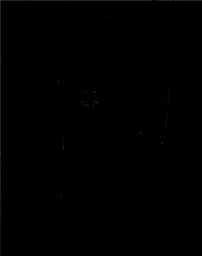
#> input picture img/new_hb_2.jpg, 202 x 256 px, shrunk from 700 x 886 before the run
$ python canny_alg_nikita.py
#> lines starting #> are read from the running program, lines starting #| are printed output that depends on the picture; after the words box and inside, x2 and y2 are one past the last pixel; in counts of white or black regions, pixels touching at a corner belong together
#> in main, img1 is the input picture: shape (256, 202, 3); min 0, max 67, mean 0.4
import cv2
import numpy as np
import math


def GF(img, size, sigma):
#> called with size = 7, sigma = 0.5
    gray = cv2.cvtColor(img, cv2.COLOR_BGR2GRAY)
    newGray = img

    newGray = cv2.cvtColor(newGray, cv2.COLOR_BGR2GRAY)

    h, w = newGray.shape[:2]
#> h = 256; w = 202

    n = size

    pad = n // 2
    g_m = [[0] * n for i in range(n)]

    summ = 0
    for i in range(n):
        for j in range(n):
            g_m[i][j] = (1 / (2 * np.pi * sigma ** 2) * np.exp(
                -((i - pad) ** 2 + (j - pad) ** 2) / (2 * sigma ** 2)))
            summ += g_m[i][j]

    summ_2 = 0
    for i in range(n):
        for j in range(n):
            g_m[i][j] = g_m[i][j] / summ
            summ_2 += g_m[i][j]

    finishh = h - pad
#> finishh = 253
    finishw = w - pad
#> finishw = 199

    for i in range(pad, finishh):
        for j in range(pad, finishw):
            new_value = 0
            for k in range(n):
                for l in range(n):
                    new_value = new_value + g_m[k][l] * gray[i - pad + k][j - pad + l]
            newGray[i][j] = new_value
#> newGray: shape (256, 202); min 0, max 67, mean 0.4

    return newGray


def tang(x, y):
    tg = y / x

    a = 0

    if (x > 0 and y < 0 and tg < -2.414) or (x < 0 and y < 0 and tg > 2.414): a = 0
    if x > 0 and y < 0 and tg < -0.414: a = 1
    if (x > 0 and y < 0 and tg < -0.414) or (x > 0 and y > 0 and tg < 0.414): a = 2
    if x > 0 and y > 0 and tg < 2.414: a = 3
    if (x > 0 and y > 0 and tg > 2.414) or (x < 0 and y > 0 and tg > -2.414): a = 4
    if x < 0 and y > 0 and tg < -0.414: a = 5
    if (x < 0 and y > 0 and tg < -0.414) or (x < 0 and y < 0 and tg > 0.414): a = 6
    if x < 0 and y < 0 and tg < 2.414: a = 7

    return a


def main():
    size = 3
    pad = size // 2
    sigma = 0.5
    high = 100
    low = 50

    img1 = cv2.imread(r"img/new_hb_2.jpg")
    image_GF = GF(img1, 7, sigma)

    h, w = image_GF.shape[:2]
#> h = 256; w = 202

    image_GF1 = image_GF.copy()
    image_GF2 = [[0] * w for i in range(h)]

    finishh = h - pad
#> finishh = 255
    finishw = w - pad
#> finishw = 201

    g_m_x = [[-1, 0, 1], [-2, 0, 2], [-1, 0, 1]]
    g_m_y = [[-1, -2, -1], [0, 0, 0], [1, 2, 1]]

    for i in range(pad, finishh):
        for j in range(pad, finishw):
            valueX = 0
            valueY = 0
            for k in range(size):
                for l in range(size):
                    valueX = valueX + g_m_x[k][l] * image_GF[i - pad + k][j - pad + l]
                    valueY = valueY + g_m_y[k][l] * image_GF[i - pad + k][j - pad + l]
            image_GF1[i][j] = int(math.sqrt(valueX ** 2 + valueY ** 2))
            image_GF2[i][j] = tang(valueX, valueY)
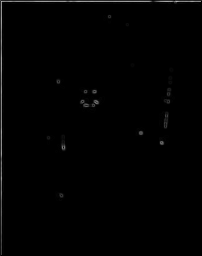
#> image_GF1: shape (256, 202); min 0, max 185, mean 1.9

    for i in range(pad, finishh):
        for j in range(pad, finishw):
            if image_GF2[i][j] == 0 | image_GF2[i][j] == 4:
                if image_GF1[i][j + 1] < image_GF1[i][j] & image_GF1[i][j] > image_GF1[i][j - 1]:
                    image_GF1[i][j] = image_GF1[i][j]
                else:
                    image_GF1[i][j] = 0
            if image_GF2[i][j] == 1 | image_GF2[i][j] == 5:
                if image_GF1[i + 1][j + 1] < image_GF1[i][j] & image_GF1[i][j] > image_GF1[i - 1][j - 1]:
                    image_GF1[i][j] = image_GF1[i][j]
                else:
                    image_GF1[i][j] = 0
            if image_GF2[i][j] == 2 | image_GF2[i][j] == 6:
                if image_GF1[i + 1][j] < image_GF1[i][j] & image_GF1[i][j] > image_GF1[i - 1][j]:
                    image_GF1[i][j] = image_GF1[i][j]
                else:
                    image_GF1[i][j] = 0
            if image_GF2[i][j] == 3 | image_GF2[i][j] == 7:
                if image_GF1[i + 1][j - 1] < image_GF1[i][j] & image_GF1[i][j] > image_GF1[i - 1][j + 1]:
                    image_GF1[i][j] = image_GF1[i][j]
                else:
                    image_GF1[i][j] = 0
#> image_GF1: shape (256, 202); 0.91% of pixels changed, all inside (x1, y1, x2, y2) = (2, 2, 194, 242)

    cv2.namedWindow("Lab", cv2.WINDOW_AUTOSIZE)
    cv2.imshow("Lab", image_GF1)

    cv2.waitKey(0)
    cv2.destroyAllWindows()


if __name__ == '__main__':
    main()
